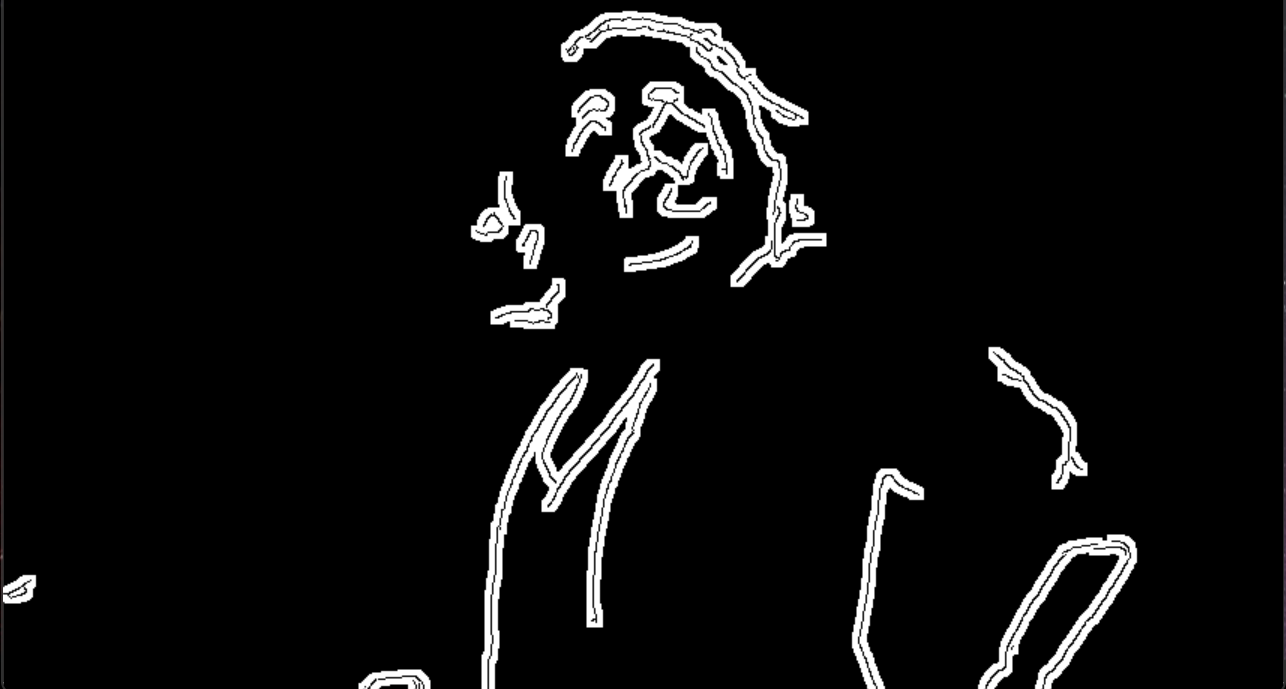
#> input picture gpt_capture.png, 1286 x 689 px, given in place of JokerStair.mp4, which was not available
$ python Make_Vide0_Cartoon_GPT.py
#> lines starting #> are read from the running program, lines starting #| are printed output that depends on the picture; after the words box and inside, x2 and y2 are one past the last pixel; in counts of white or black regions, pixels touching at a corner belong together; pictures that were not available may be replaced by others from this repository, and a replacement may not be noted
#!/usr/bin/env python
# coding: utf-8

# In[5]:


import cv2

# 동영상 파일 경로
video_path = 'C:/Users/이대훈/JokerStair.mp4'

# 동영상을 읽어오기 위한 객체 생성
cap = cv2.VideoCapture(video_path)

# 동영상 프레임 사이즈 가져오기
frame_width = int(cap.get(cv2.CAP_PROP_FRAME_WIDTH))
frame_height = int(cap.get(cv2.CAP_PROP_FRAME_HEIGHT))

# 동영상 프레임 속도 가져오기
fps = int(cap.get(cv2.CAP_PROP_FPS))

# 동영상 저장을 위한 객체 생성
out = cv2.VideoWriter('cartoonized.mp4', cv2.VideoWriter_fourcc(*'mp4v'), fps, (frame_width, frame_height))

# 동영상이 끝날 때까지 반복
while cap.isOpened():
    # 현재 프레임 가져오기
    ret, frame = cap.read()
#> frame is the input picture: shape (689, 1286, 3); mean B, G, R 14.9, 14.9, 14.9

    if not ret:
        break

    # 현재 프레임을 그레이스케일로 변환
    gray = cv2.cvtColor(frame, cv2.COLOR_BGR2GRAY)

    # 가우시안 블러 필터 적용 (메디안 필터)
    gray = cv2.medianBlur(gray, 5)
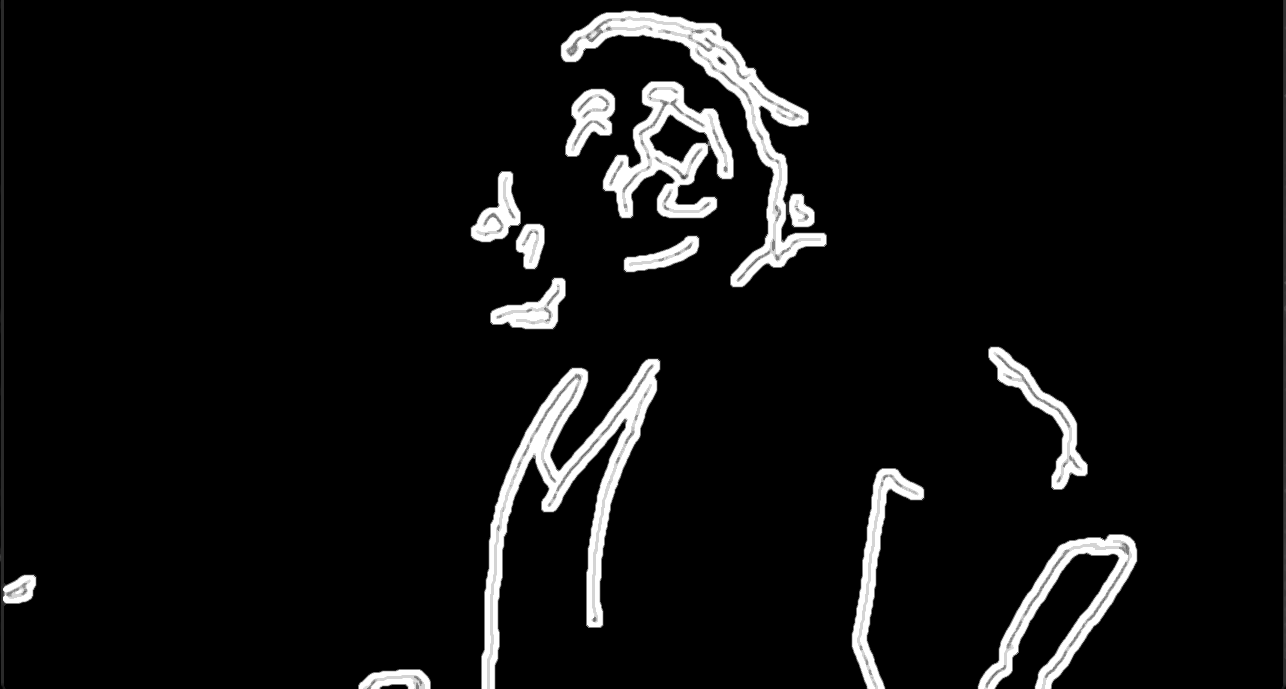
#> gray: shape (689, 1286); min 0, max 255, mean 15.8

    # 캐니 엣지 검출
    edges = cv2.Canny(gray, 50, 150, apertureSize=3)
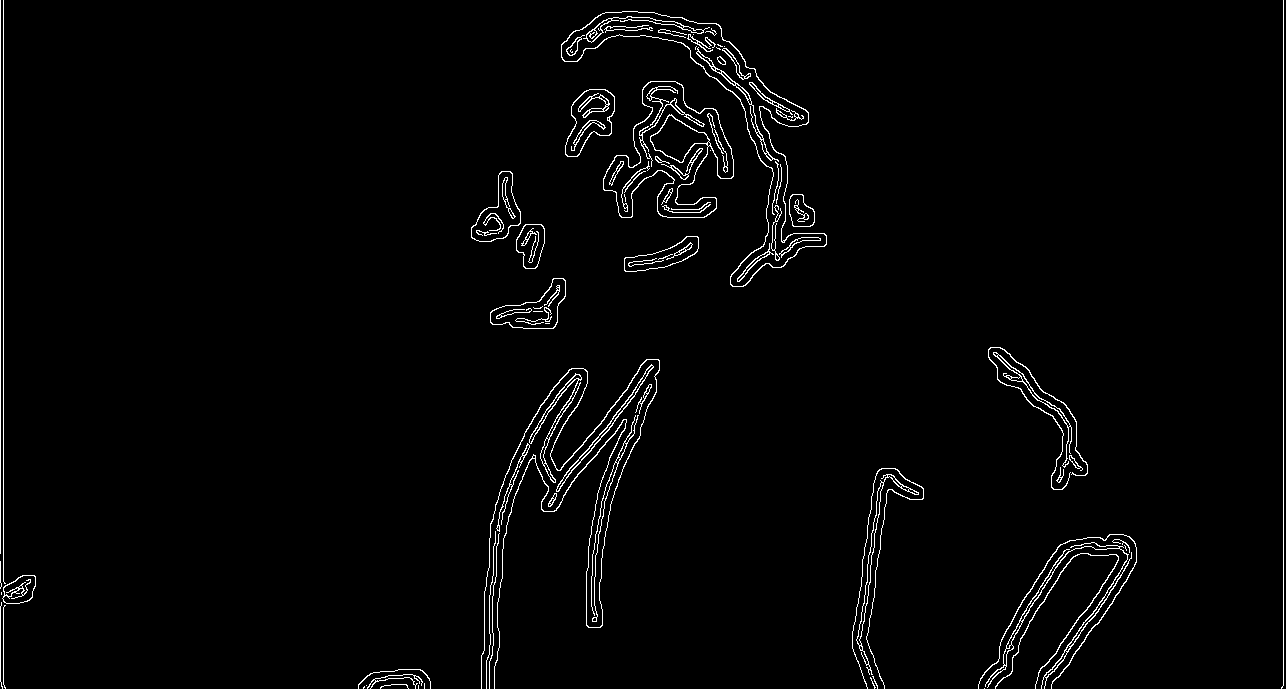
#> edges: shape (689, 1286); 2.1% white in thin lines or dots

    # 적응형 이진화
    thresh = cv2.adaptiveThreshold(edges, 255, cv2.ADAPTIVE_THRESH_MEAN_C, cv2.THRESH_BINARY, 9, 5)
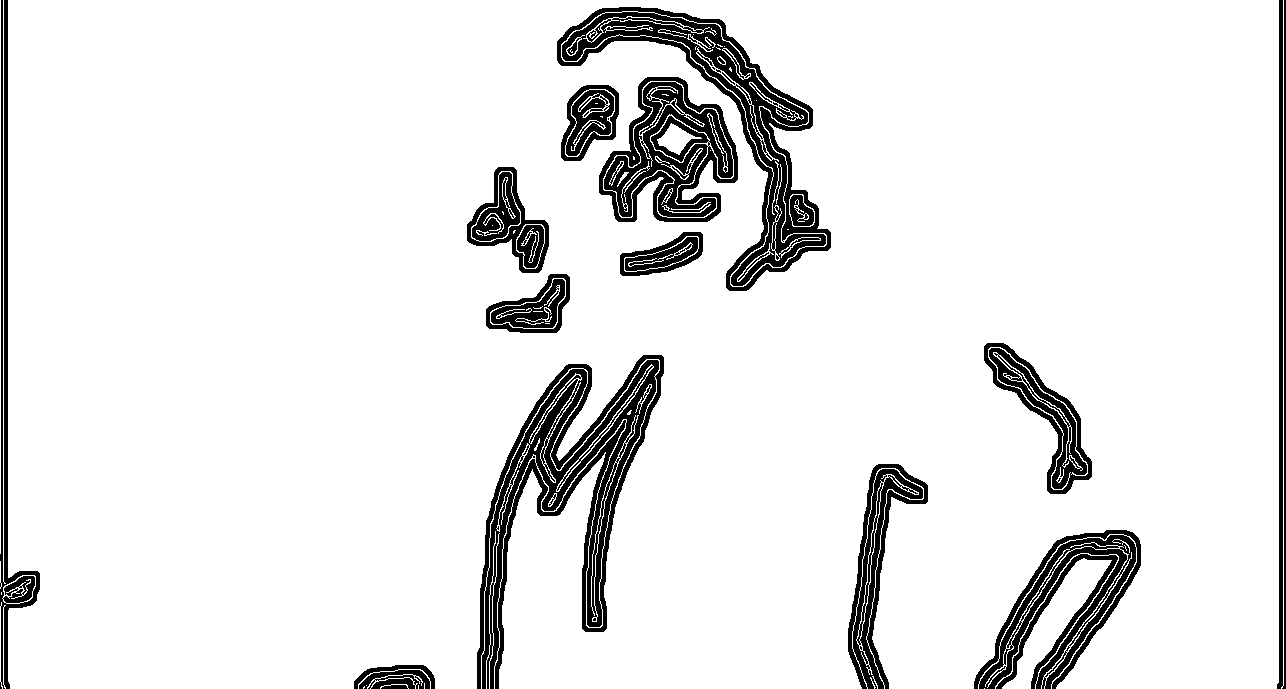
#> thresh: shape (689, 1286); 90.6% white; 18 black regions (4 under 20 px), largest, box (x1, y1, x2, y2) and area: (477, 355, 664, 689) 17672, (557, 7, 831, 291) 15026, (599, 77, 738, 222) 10143

    # 컬러 반전
    thresh = cv2.bitwise_not(thresh)

    # 컬러 이미지로 변환
    color = cv2.cvtColor(thresh, cv2.COLOR_GRAY2BGR)

    # Bilateral 필터 적용
    bilateral = cv2.bilateralFilter(color, 9, 75, 75)

    # 결과 동영상에 프레임 추가
    out.write(bilateral)

    # 결과 동영상 출력
    cv2.imshow('Cartoonized Video', bilateral)

    # 'q' 키를 누르면 종료
    if cv2.waitKey(1) & 0xFF == ord('q'):
#> (key q is pressed here)
        break

# 객체 해제
cap.release()
out.release()
cv2.destroyAllWindows()


# In[ ]:
